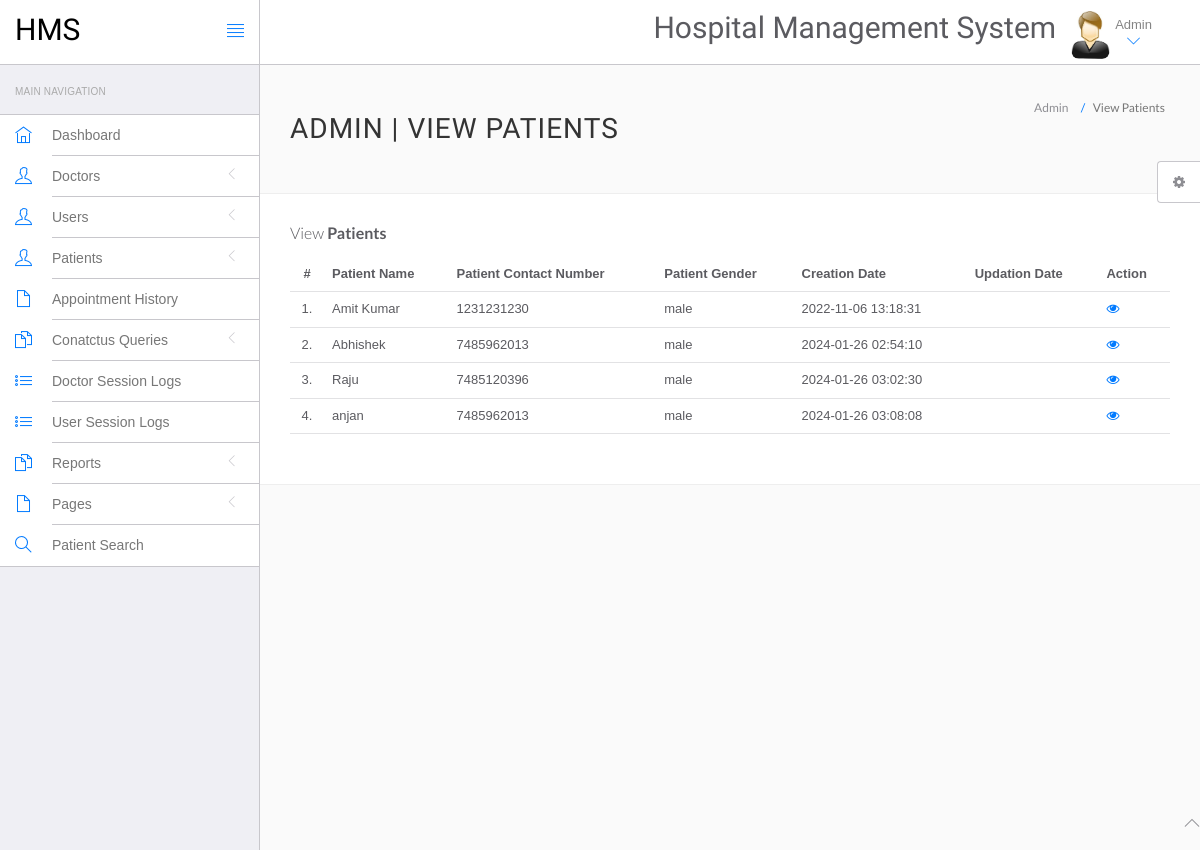
Before: /hospital/hms/admin/manage-patient.php (signed in) with the older database file.
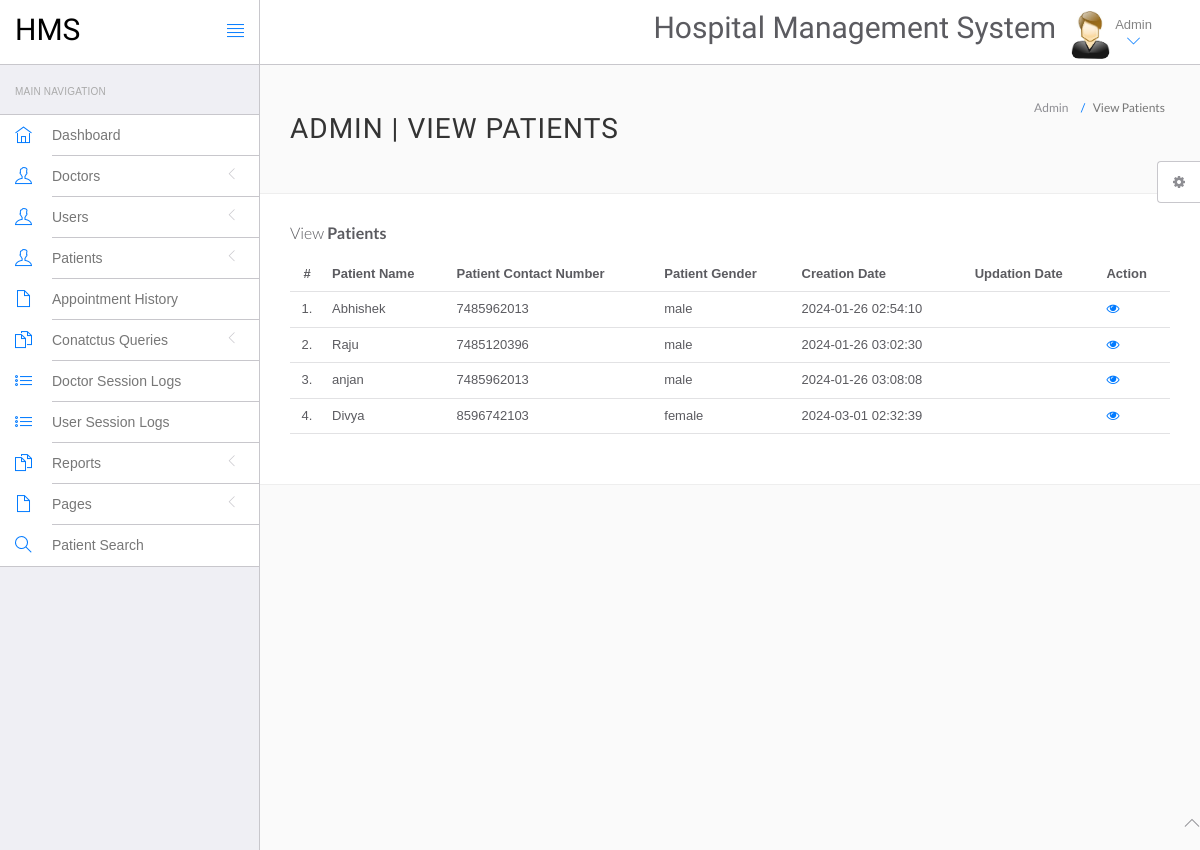
After: the same page with the newer database file.
### tables this page shows
CREATE TABLE `tblpatient` (
  `ID` int(10) NOT NULL,
  `Docid` int(10) DEFAULT NULL,
  `PatientName` varchar(200) DEFAULT NULL,
  `PatientContno` bigint(10) DEFAULT NULL,
  `PatientEmail` varchar(200) DEFAULT NULL,
  `PatientGender` varchar(50) DEFAULT NULL,
  `PatientAdd` mediumtext DEFAULT NULL,
  `PatientAge` int(10) DEFAULT NULL,
  `PatientMedhis` mediumtext DEFAULT NULL,
  `CreationDate` timestamp NULL DEFAULT current_timestamp(),
  `UpdationDate` timestamp NULL DEFAULT NULL ON UPDATE current_timestamp()
);

### hospital/hms/admin/manage-patient.php (the view, shortened to what this page needs)
<?php
include('include/config.php');
if(strlen($_SESSION['id']==0)) {
 header('location:logout.php');
  } else{
?>
<!DOCTYPE html>
<html lang="en">
	<head>
		<link rel="stylesheet" href="vendor/bootstrap/css/bootstrap.min.css">
		<link rel="stylesheet" href="vendor/fontawesome/css/font-awesome.min.css">
		<link rel="stylesheet" href="vendor/themify-icons/themify-icons.min.css">
		<link href="vendor/animate.css/animate.min.css" rel="stylesheet" media="screen">
		<link href="vendor/perfect-scrollbar/perfect-scrollbar.min.css" rel="stylesheet" media="screen">
		<link href="vendor/switchery/switchery.min.css" rel="stylesheet" media="screen">
		<link href="vendor/bootstrap-touchspin/jquery.bootstrap-touchspin.min.css" rel="stylesheet" media="screen">
		<link href="vendor/select2/select2.min.css" rel="stylesheet" media="screen">
		<link href="vendor/bootstrap-datepicker/bootstrap-datepicker3.standalone.min.css" rel="stylesheet" media="screen">
		<link href="vendor/bootstrap-timepicker/bootstrap-timepicker.min.css" rel="stylesheet" media="screen">
		<link rel="stylesheet" href="assets/css/styles.css">
		<link rel="stylesheet" href="assets/css/plugins.css">
		<link rel="stylesheet" href="assets/css/themes/theme-1.css" id="skin_color" />
	</head>
	<body>
		<div id="app">
<?php include('include/sidebar.php');?>
<div class="app-content">
<?php include('include/header.php');?>
<div class="main-content" >
<div class="wrap-content container" id="container">
<section id="page-title">
<div class="row">
<div class="col-sm-8">
<h1 class="mainTitle">Admin | View Patients</h1>
</div>
<ol class="breadcrumb">
<li>
<span>Admin</span>
</li>
<li class="active">
<span>View Patients</span>
</li>
</ol>
</div>
</section>
<div class="container-fluid container-fullw bg-white">
<div class="row">
<div class="col-md-12">
<h5 class="over-title margin-bottom-15">View <span class="text-bold">Patients</span></h5>
<table class="table table-hover" id="sample-table-1">
<thead>
<tr>
<th class="center">#</th>
<th>Patient Name</th>
<th>Patient Contact Number</th>
<th>Patient Gender </th>
<th>Creation Date </th>
<th>Updation Date </th>
<th>Action</th>
</tr>
</thead>
<tbody>
<?php
$sql=mysqli_query($con,"select * from tblpatient");
$cnt=1;
while($row=mysqli_fetch_array($sql))
{
?>
<tr>
<td class="center"><?php echo $cnt;?>.</td>
<td class="hidden-xs"><?php echo $row['PatientName'];?></td>
<td><?php echo $row['PatientContno'];?></td>
<td><?php echo $row['PatientGender'];?></td>
<td><?php echo $row['CreationDate'];?></td>
<td><?php echo $row['UpdationDate'];?>
</td>
<td>
<a href="view-patient.php?viewid=<?php echo $row['ID'];?>"><i class="fa fa-eye"></i></a>
</td>
</tr>
<?php
$cnt=$cnt+1;
 }?></tbody>
</table>
</div>
</div>
</div>
</div>
</div>
</div>
</div>
	<?php include('include/footer.php');?>
	<?php include('include/setting.php');?>
	</body>
</html>
<?php } ?>

Changed rows visible on the page:
removed tblpatient: PatientName "Amit Kumar", PatientContno "1231231230", PatientGender "male", CreationDate "2022-11-06 13:18:31"
added tblpatient: PatientName "Divya", PatientContno "8596742103", PatientGender "female", CreationDate "2024-03-01 02:32:39"
